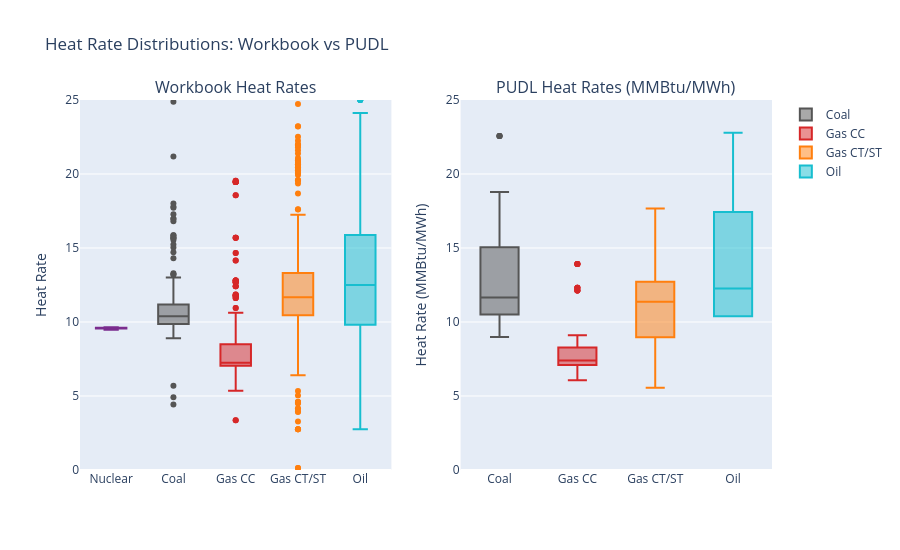

The code cell stored with this chart in its notebook:
### Code cell
# Side-by-side box plots
fig = make_subplots(rows=1, cols=2, subplot_titles=["Workbook Heat Rates", "PUDL Heat Rates (MMBtu/MWh)"])

for fuel in thermal_fuels:
    wb_vals = wb_thermal.loc[wb_thermal["fuel_category"] == fuel, "heat_rate"]
    pudl_vals = pudl_thermal.loc[pudl_thermal["fuel_cat_wb"] == fuel, "unit_heat_rate_mmbtu_per_mwh"]
    color = FUEL_COLORS.get(fuel, "gray")
    
    fig.add_trace(go.Box(y=wb_vals, name=fuel, marker_color=color,
                         showlegend=False), row=1, col=1)
    fig.add_trace(go.Box(y=pudl_vals, name=fuel, marker_color=color,
                         showlegend=True), row=1, col=2)

fig.update_yaxes(title_text="Heat Rate", row=1, col=1, range=[0, 25])
fig.update_yaxes(title_text="Heat Rate (MMBtu/MWh)", row=1, col=2, range=[0, 25])
fig.update_layout(title="Heat Rate Distributions: Workbook vs PUDL", height=550)
fig.show()

# Check if workbook HR values are in MMBtu/MWh range (5-20) or BTU/kWh range (5000-20000)
median_hr = wb_thermal["heat_rate"].median()
if median_hr < 50:
    hr_unit = "MMBtu/MWh"
    record_result("Heat Rate Units", "WARN",
                  f"Median HR = {median_hr:.1f} — values are in MMBtu/MWh, "
                  f"but column header says BTU/kWh. Formula /1000 is wrong.")
else:
    hr_unit = "BTU/kWh"
    record_result("Heat Rate Units", "PASS",
                  f"Median HR = {median_hr:.0f} — consistent with BTU/kWh header.")

### Figure 1 — Plotly figure (JSON) as saved in the notebook; plotly's stock layout.template omitted (floating-point values rounded to 4 significant figures; data arrays with more than 128 entries replaced by an {"elided": "..."} marker saying what was removed)
{"data": [{"marker": {"color": "#7b2d8e"}, "name": "Nuclear", "showlegend": false, "type": "box", "xaxis": "x", "y": [9.64, 9.56, 9.53, 9.57, 9.49, 9.6, 9.5, 9.59, 9.61, 9.55, 9.57, 9.61, 9.61, 9.57, 9.57, 9.59, 9.6, 9.57, 9.58, 9.61, 9.62, 9.62, 9.61, 9.47, 9.55, 9.58, 9.57, 9.55, 9.57, 9.57, 9.55], "yaxis": "y"}, {"marker": {"color": "#7b2d8e"}, "name": "Nuclear", "showlegend": true, "type": "box", "xaxis": "x2", "y": [], "yaxis": "y2"}, {"marker": {"color": "#555555"}, "name": "Coal", "showlegend": false, "type": "box", "xaxis": "x", "y": [5.69, 11.87, 14.31, 10.01, 9.9, 9.88, 10.39, 9.79, 10.07, 9.99, 12.84, 9.92, 9.8, 9.88, 10.38, 11.24, 15.86, 10.91, 16.81, 9.66, 9.87, 13.0, 24.88, 13.3, 17.79, 10.82, 4.92, 10.57, 10.6, 10.72, 10.81, 10.93, 10.37, 10.43, 10.54, 10.56, 10.61, 13.23, 18.0, 4.42, 8.9, 11.14, 14.72, 15.68, 10.28, 10.54, 10.0, 10.12, 10.49, 10.13, 9.8, 9.8, 9.8, 9.8, 9.8, 10.17, 9.77, 9.77, 9.77, 9.77, 9.77, 10.39, 10.03, 10.13, 15.73, 10.02, 15.66, 12.38, 21.19, 15.86, 11.1, 11.4, 10.2, 17.28, 16.97, 10.8, 11.04, 10.39, 11.09, 10.52, 9.84, 9.84, 10.94, 10.19, 10.19, 10.45, 10.45, 12.38, 10.08, 10.16, 10.38, 10.63, 10.65, 10.84, 10.93, 11.4, 10.07, 11.06, 11.17, 12.78, 15.04, 10.35, 9.68, 9.68, 9.68, 9.68, 9.68, 9.68, 9.83, 9.83, 9.83, 9.83, 9.83, 9.83, 10.35, 10.45, 9.87, 10.29, 13.2, 15.24, 15.54, 17.72, 16.98, 10.22, 9.99], "yaxis": "y"}, {"marker": {"color": "#555555"}, "name": "Coal", "showlegend": true, "type": "box", "xaxis": "x2", "y": [17.6, 12.12, 11.87, 15.14, 13.71, 11.04, 10.37, 16.63, 16.63, 15.05, 15.05, 22.57, 22.57, 22.57, 22.57, 10.59, 10.32, 11.77, 10.51, 10.84, 10.2, 10.36, 10.25, 10.53, 10.51, 10.12, 10.24, 10.16, 10.32, 11.23, 10.67, 10.86, 10.87, 10.79, 12.98, 12.62, 10.16, 11.52, 11.31, 9.894, 9.727, 13.73, 11.53, 14.73, 18.78, 15.29, 15.96, 13.29, 11.86, 15.13, 15.13, 12.23, 14.33, 8.99, 11.65], "yaxis": "y2"}, {"marker": {"color": "#d62728"}, "name": "Gas CC", "showlegend": false, "type": "box", "xaxis": "x", "y": {"elided": "302 float values"}, "yaxis": "y"}, {"marker": {"color": "#d62728"}, "name": "Gas CC", "showlegend": true, "type": "box", "xaxis": "x2", "y": {"elided": "221 float values"}, "yaxis": "y2"}, {"marker": {"color": "#ff7f0e"}, "name": "Gas CT/ST", "showlegend": false, "type": "box", "xaxis": "x", "y": {"elided": "531 float values"}, "yaxis": "y"}, {"marker": {"color": "#ff7f0e"}, "name": "Gas CT/ST", "showlegend": true, "type": "box", "xaxis": "x2", "y": [12.63, 11.14, 12.72, 17.67, 17.67, 17.67, 54.61, 9.955, 11.35, 11.49, 15.05, 11.55, 11.97, 11.12, 11.32, 12.13, 11.68, 11.5, 11.31, 11.19, 10.82, 11.42, 11.08, 10.04, 17.15, 16.27, 12.67, 12.48, 6.318, 6.318, 6.318, 11.84, 14.53, 5.552, 5.552, 5.552, 5.552, 5.552, 8.539, 6.688, 6.688, 14.11, 14.11, 14.11, 45.75, 7.192, 11.37, 11.37, 8.976, 8.976], "yaxis": "y2"}, {"marker": {"color": "#17becf"}, "name": "Oil", "showlegend": false, "type": "box", "xaxis": "x", "y": {"elided": "341 float values"}, "yaxis": "y"}, {"marker": {"color": "#17becf"}, "name": "Oil", "showlegend": true, "type": "box", "xaxis": "x2", "y": [17.89, 12.26, 16.04, 22.79, 10.39, 10.39, 10.39], "yaxis": "y2"}], "layout": {"annotations": [{"font": {"size": 16}, "showarrow": false, "text": "Workbook Heat Rates", "x": 0.225, "xanchor": "center", "xref": "paper", "y": 1, "yanchor": "bottom", "yref": "paper"}, {"font": {"size": 16}, "showarrow": false, "text": "PUDL Heat Rates (MMBtu/MWh)", "x": 0.775, "xanchor": "center", "xref": "paper", "y": 1, "yanchor": "bottom", "yref": "paper"}], "height": 550, "title": {"text": "Heat Rate Distributions: Workbook vs PUDL"}, "xaxis": {"anchor": "y", "domain": [0, 0.45]}, "xaxis2": {"anchor": "y2", "domain": [0.55, 1]}, "yaxis": {"anchor": "x", "domain": [0, 1], "range": [0, 25], "title": {"text": "Heat Rate"}}, "yaxis2": {"anchor": "x2", "domain": [0, 1], "range": [0, 25], "title": {"text": "Heat Rate (MMBtu/MWh)"}}}}
